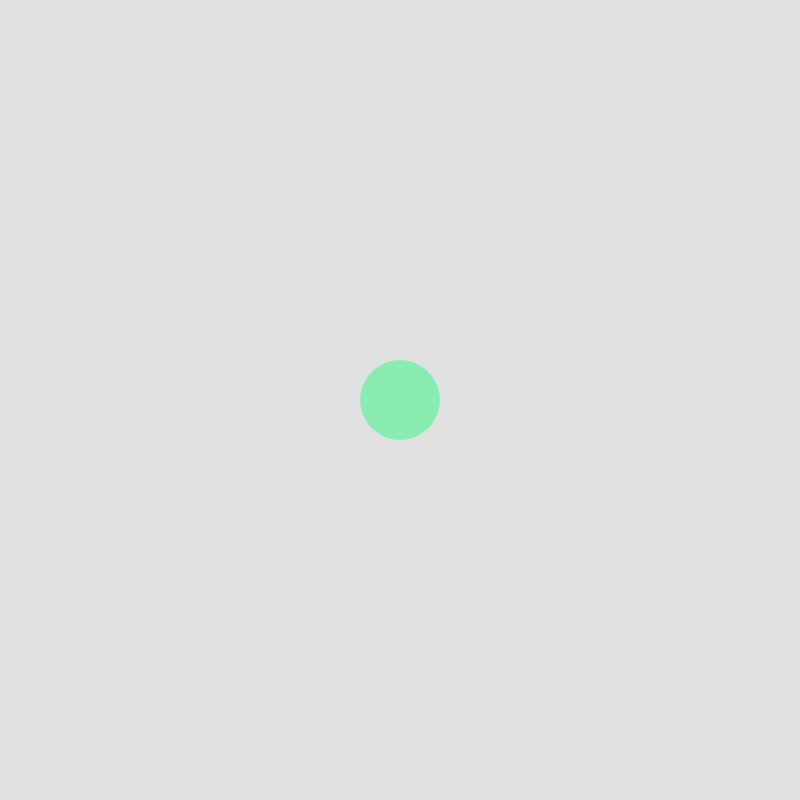
Frame 1 (no input)
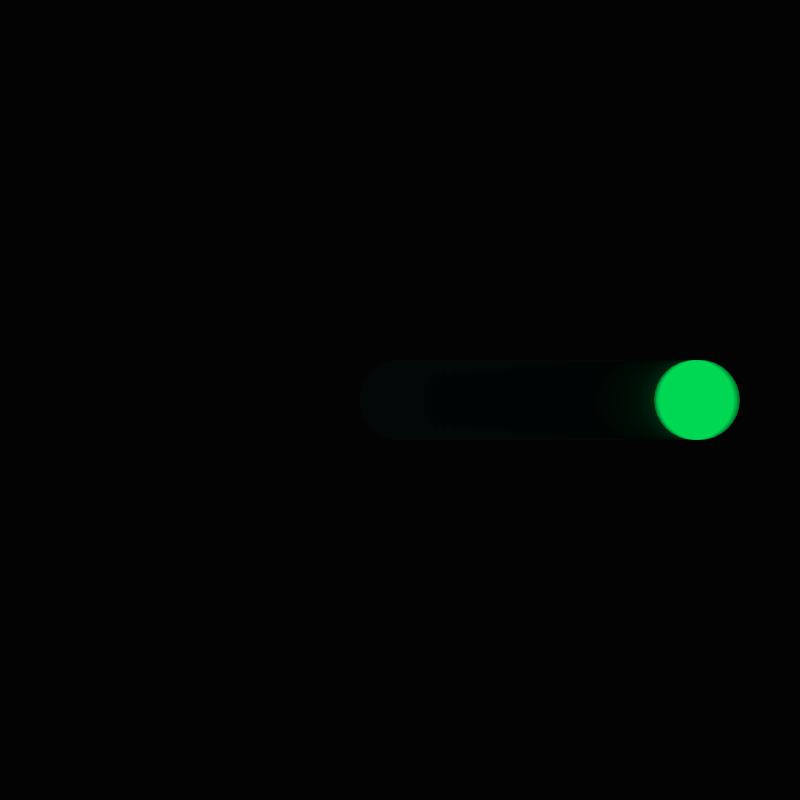
Frame 60 (no input)
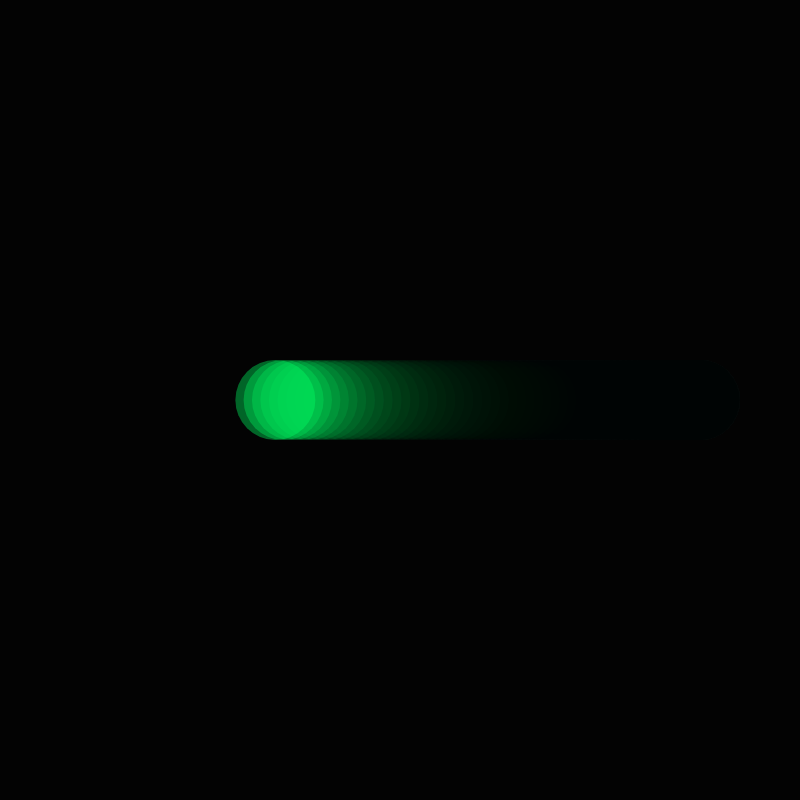
Frame 120 (the mouse pressed at the canvas centre since frame 60)

The p5.js sketch that drew these frames (run headless with seeded random() and noise() and a simulated clock; from frame 60 on, the mouse is pressed at the canvas centre):

// p5.js sketch
// ── sketch.js
/// <reference path="../TSDef/p5.global-mode.d.ts" />

//Amplitude of the Sine Wave
let amplitude = 300;
let x = 0;
let y = 0;

function setup() {
  createCanvas(800, 800, P2D);
}

function draw() {
  background(0, 30);
  noStroke();
  fill(0, 255, 100, 100);
  translate(width / 2, height / 2);

  //Sin() gives values between 0 and 1,
  //so we multiply it by Amplitude to get motion
  ellipse(amplitude * sin(x), y, 80, 80)

  //We increment X to get different Sine-Values
  x += 0.03;
}
